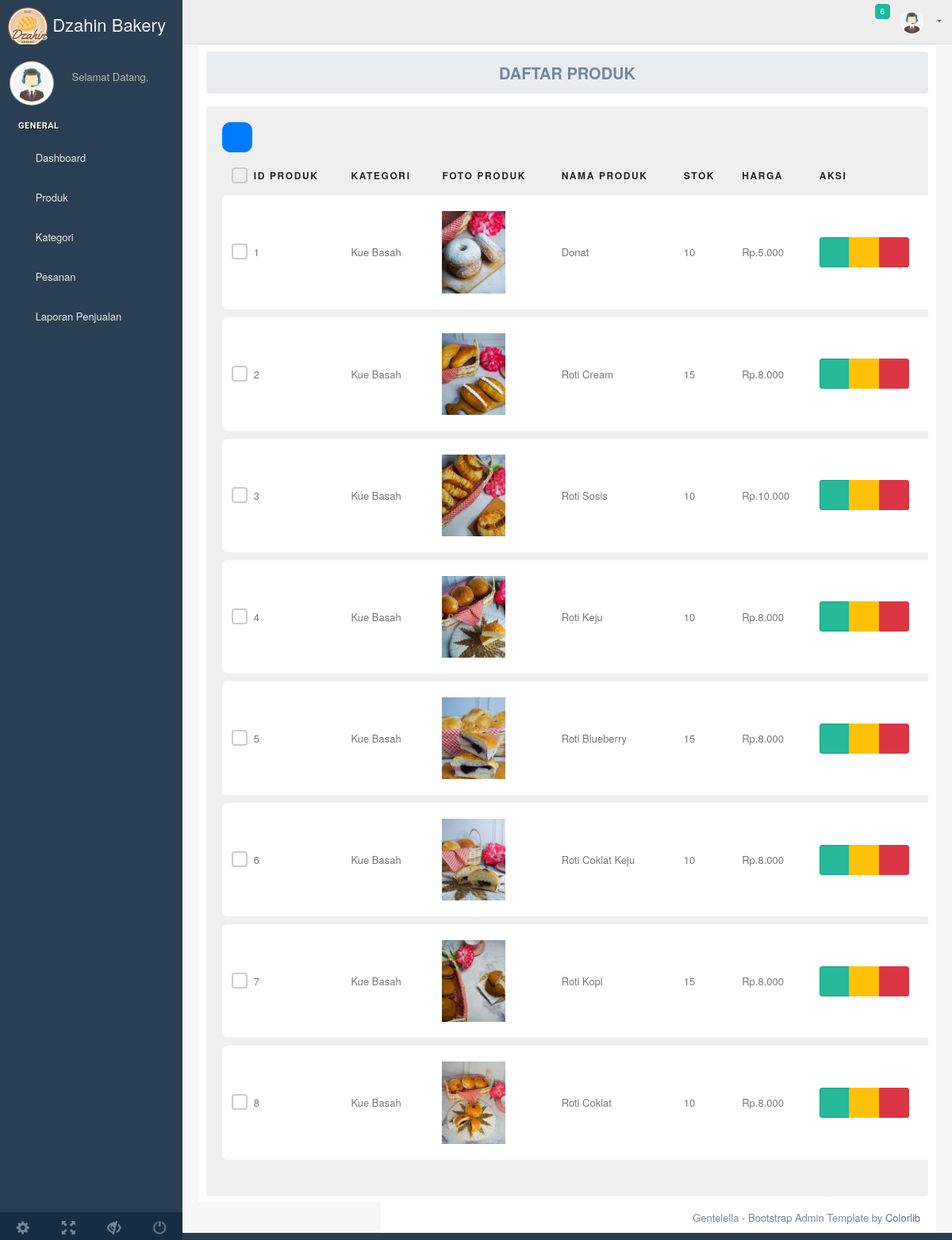
/index.php/admin/produk, run on the app's committed database.
### tables this page shows
CREATE TABLE `tbl_produk` (
  `idProduk` int(11) NOT NULL,
  `idKategori` int(11) NOT NULL,
  `foto` varchar(100) NOT NULL,
  `namaProduk` varchar(30) NOT NULL,
  `harga` varchar(6) NOT NULL,
  `deskripsi_produk` text NOT NULL,
  `stok` int(3) NOT NULL
);

CREATE TABLE `tbl_kategori` (
  `idKategori` int(11) NOT NULL,
  `namaKategori` varchar(30) NOT NULL
);

### application/controllers/Admin.php (called while the page is built, shortened)
<?php
class Admin extends CI_Controller
{
  public function __construct()
  {
    $this->load->library('form_validation');
    $this->load->model('Madmin');
  }
    public function produk()
      {
          $data['produk'] = $this->Madmin->tampilJoin()->result();
          $data['kategori'] = $this->Madmin->get_all_data('tbl_kategori')->result();
          $this->load->view('admin/sidebar');
          $this->load->view('admin/menu');
          $this->load->view('admin/produk', $data);
          $this->load->view('admin/footer');
      }
}

### index.php (called while the page is built, shortened)
<?php
require_once BASEPATH.'core/CodeIgniter.php';

### application/models/Madmin.php (called while the page is built, shortened)
<?php
class Madmin extends CI_Model
{
  public function tampilJoin(){
		$this->db->select('*');
		$this->db->from('tbl_produk');
		$this->db->join('tbl_kategori', 'tbl_produk.idKategori = tbl_kategori.idKategori', 'left');
		$query = $this->db->get();
		return $query;
	}
}

### application/views/admin/produk.php (the view, shortened to what this page needs)
<div class="right_col" role="main">
    <div class="row mt-5">
        <div class="col-md-12 col-sm-12">
            <div class="dashboard_graph">
                <div class="row justify-content-center">
                    <div class="col-md-12">
                        <nav aria-label=" breadcrumb">
                            <ol class="breadcrumb justify-content-center">
                                <a class="breadcrumb-item" aria-current="page" style="font-size:20px;"><b>DAFTAR PRODUK</b></a>
                            </ol>
                        </nav>
                    </div>
                    <div class="col-md-12">
                        <div class="row justify-content-center">
                            <div class="col-md-12">
                                <div class="table-responsive custom-table-responsive">
                                    <table class="table custom-table">
                                        <thead>
                                        <button type="button" class="btn btn-primary" style="border-radius: 10px;" data-toggle="tooltip" data-placement="right" title="Tambah Produk">
                                            <a class="btn-primary" href="<?php echo site_url('adminpanel/produk/save');?>" data-toggle="modal"  data-target="#tambahproduk" ><i class="fa fa-plus"></i></a></button>
                                        <tr>
                                            <th scope="col" class="align-text-top">
                                            <label class="control control--checkbox">
                                                <div class="control__indicator"></div>
                                            </label>
                                            </th>
                                            <th scope="col" class="align-middle">id Produk</th>
                                            <th scope="col" class="align-middle">Kategori</th>
                                            <th scope="col" class="align-middle">Foto Produk</th>
                                            <th scope="col" class="align-middle">Nama Produk</th>
                                            <th scope="col" class="align-middle">Stok</th>
                                            <th scope="col" class="align-middle">Harga</th>
                                            <th scope="col" class="align-middle">Aksi</th>
                                        </tr>
                                        </thead>
                                        <tbody>
                                        <tr scope="row">
                                        <?php foreach ($produk as $val) { ?>
                                            <th scope="row" class="align-middle">
                                            <label class="control control--checkbox">
                                                <div class="control__indicator"></div>
                                            </label>
                                            </th>
                                            <td class="align-middle">
                                            <?php echo $val->idProduk; ?>
                                            </td>
                                            <td class="align-middle">
                                            <?php echo $val->namaKategori; ?>
                                            </td>
                                            <td class="align-middle"><img src="<?=base_url()?>upload/<?=$val->foto?>" style="max-width: 80px;" alt=""></td>
                                            <td class="align-middle">
                                            <?php echo $val->namaProduk; ?>
                                            </td>
                                            <td class="align-middle"><?php echo $val->stok; ?></td>
                                            <td class="align-middle">Rp.<?php echo $val->harga; ?></td>
                                            <td class="align-middle">
                                                <div class="btn-group">
                                                    <button type="button" class="btn btn-success" data-toggle="tooltip" data-placement="top" title="Lihat Detail Produk">
                                                        <a  data-toggle="modal"  data-target="#detailproduk<?php echo $val->idProduk ?>" ><i class="fa fa-eye"></i></a></button>
                                                    <button type="button" class="btn btn-warning" data-toggle="tooltip" data-placement="top" title="Edit Produk">
                                                        <a class="btn-warning" href="#" data-toggle="modal"  data-target="#editproduk<?php echo $val->idProduk ?>" ><i class="fa fa-edit"></i></a></button>
                                                    <button type="button" class="btn btn-danger" data-toggle="tooltip" data-placement="top" title="Delete Produk">
                                                        <a class="btn-danger" href="<?php echo site_url('admin/delete_produk/' . $val->idProduk); ?>" onclick="return confirm('Yakin Akan Hapus Data Ini?')"><i class="fa fa-trash"></i></a></button>
                                                </div>
                                            </td>
                                        </tr>
                                        <tr class="spacer"><td colspan="100"></td></tr>
                                        <?php } ?>
                                        </tbody>
                                    </table>
                                </div>
                            </div>
                    </div>
                </div>
            </div>
        </div>
    </div>
</div>

### application/views/admin/sidebar.php (shortened to what this page needs)
<!DOCTYPE html>
<html lang="en">
  <head>
    <link rel="stylesheet" href="<?php echo base_url('assets/admin/colorlib/fonts/icomoon/style.css');?>">
    <link rel="stylesheet" href="<?php echo base_url('assets/admin/colorlib/css/owl.carousel.min.css');?>">
    <link rel="stylesheet" href="<?php echo base_url('assets/admin/colorlib/css/bootstrap.min.css');?>">
    <link rel="stylesheet" href="<?php echo base_url('assets/admin/colorlib/css/style.css');?>">
        <link rel="stylesheet" href="<?php echo base_url('assets/admin/vendors/bootstrap/css/bootstrap.min.css');?>">
        <link rel="stylesheet" href="<?php echo base_url('assets/admin/vendors/font-awesome/css/font-awesome.min.css');?>">
        <link rel="stylesheet" href="<?php echo base_url('assets/admin/vendors/nprogress/nprogress.css');?>">
        <link rel="stylesheet" href="<?php echo base_url('assets/admin/vendors/iCheck/skins/flat/green.css');?>">
        <link rel="stylesheet" href="<?php echo base_url('assets/admin/vendors/bootstrap-progressbar/css/bootstrap-progressbar-3.3.4.min.css');?>">
        <link rel="stylesheet" href="<?php echo base_url('assets/admin/vendors/jqvmap/jqvmap.min.css');?>">
        <link rel="stylesheet" href="<?php echo base_url('assets/admin/vendors/bootstrap-daterangepicker/daterangepicker.css');?>">
        <link rel="stylesheet" href="<?php echo base_url('assets/admin/build/css/custom.min.css');?>">
        <link rel="stylesheet" href="<?php echo base_url('assets/admin/build/css/style.css');?>">
  </head>
      <body class="nav-md">
    <div class="container body">
      <div class="main_container">
        <div class="col-md-3 left_col position-fixed" id="sticky-sidebar">
          <div class="left_col scroll-view">
            <div class="navbar nav_title" style="border: 0;" >
              <a href="<?php echo site_url('adminpanel/dashboard');?>" class="site_title"><img src="<?php echo base_url('assets/img/logo_dzahin_bakery.png');?>" width="50"> <span>Dzahin Bakery</span></a>
            </div>
            <div class="profile clearfix">
              <div class="profile_pic">
                <img src="<?php echo base_url('assets/img/profiladmin.jpg');?>" alt="Profil Anda" class="img-circle profile_img">
              </div>
              <div class="profile_info">
                <span>Selamat Datang,</span>
              </div>
            </div>
            <br />
            <div id="sidebar-menu" class="main_menu_side hidden-print main_menu">
              <div class="menu_section">
                <h3>General</h3>
                <ul class="nav side-menu">
                  <li><a href="<?php echo site_url('admin');?>"><i class="fa fa-home"></i> Dashboard </a></li>
                  <li><a href="<?php echo site_url('admin/produk');?>"><i class="fa fa-archive"></i> Produk </a></li>
                  <li><a href="<?php echo site_url('admin/kategori');?>"><i class="fa fa-tags"></i> Kategori </a></li>
                  <li><a href="<?php echo site_url('admin/pesanan');?>"><i class="fa fa-shopping-cart"></i> Pesanan </a></li>
                  <li><a href="<?php echo site_url('admin/penjualan');?>"><i class="fa fa-bar-chart"></i> Laporan Penjualan </a></li>
                </ul>
              </div>
            </div>
            <div class="sidebar-footer hidden-small">
              <a data-toggle="tooltip" data-placement="top" title="Settings">
                <span class="glyphicon glyphicon-cog" aria-hidden="true"></span>
              </a>
              <a data-toggle="tooltip" data-placement="top" title="FullScreen">
                <span class="glyphicon glyphicon-fullscreen" aria-hidden="true"></span>
              </a>
              <a data-toggle="tooltip" data-placement="top" title="Lock">
                <span class="glyphicon glyphicon-eye-close" aria-hidden="true"></span>
              </a>
              <a data-toggle="tooltip" data-placement="top" title="Logout" href="login.html">
                <span class="glyphicon glyphicon-off" aria-hidden="true"></span>
              </a>
            </div>
          </div>
        </div>

### application/views/admin/menu.php (shortened to what this page needs)
<div class="top_nav fixed-top">
          <div class="nav_menu">
              <div class="nav toggle">
                <a id="menu_toggle"><i class="fa fa-bars"></i></a>
              </div>
              <nav class="nav navbar-nav">
              <ul class=" navbar-right">
                <li class="nav-item dropdown open" style="padding-left: 15px;">
                  <a href="javascript:;" class="user-profile dropdown-toggle" aria-haspopup="true" id="navbarDropdown" data-toggle="dropdown" aria-expanded="false">
                    <img src="<?php echo base_url('assets/img/profiladmin.jpg');?>" alt=""><b style="font-size:15px;"><?=$this->session->userdata('username')?></b>
                  </a>
                </li>
                <li role="presentation" class="nav-item dropdown open">
                  <a href="javascript:;" class="dropdown-toggle info-number" id="navbarDropdown1" data-toggle="dropdown" aria-expanded="false">
                    <i class="fa fa-envelope-o"></i>
                    <span class="badge bg-green">6</span>
                  </a>
                </li>
              </ul>
            </nav>
          </div>
        </div>

### application/views/admin/footer.php (shortened to what this page needs)
<footer>
          <div class="pull-right">
            Gentelella - Bootstrap Admin Template by <a href="https://colorlib.com">Colorlib</a>
          </div>
          <div class="clearfix"></div>
        </footer>
      </div>
    </div>
  </body>
</html>

### data on the page
tbl_produk: idProduk "1", tbl_kategori.namaKategori "Kue Basah", foto (picture), namaProduk "Donat", stok "10", harga "5.000"
tbl_produk: idProduk "2", tbl_kategori.namaKategori "Kue Basah", foto (picture), namaProduk "Roti Cream", stok "15", harga "8.000"
tbl_produk: idProduk "3", tbl_kategori.namaKategori "Kue Basah", foto (picture), namaProduk "Roti Sosis", stok "10", harga "10.000"
tbl_produk: idProduk "4", tbl_kategori.namaKategori "Kue Basah", foto (picture), namaProduk "Roti Keju", stok "10", harga "8.000"
tbl_produk: idProduk "5", tbl_kategori.namaKategori "Kue Basah", foto (picture), namaProduk "Roti Blueberry", stok "15", harga "8.000"
tbl_produk: idProduk "6", tbl_kategori.namaKategori "Kue Basah", foto (picture), namaProduk "Roti Coklat Keju", stok "10", harga "8.000"
tbl_produk: idProduk "7", tbl_kategori.namaKategori "Kue Basah", foto (picture), namaProduk "Roti Kopi", stok "15", harga "8.000"
tbl_produk: idProduk "8", tbl_kategori.namaKategori "Kue Basah", foto (picture), namaProduk "Roti Coklat", stok "10", harga "8.000"
